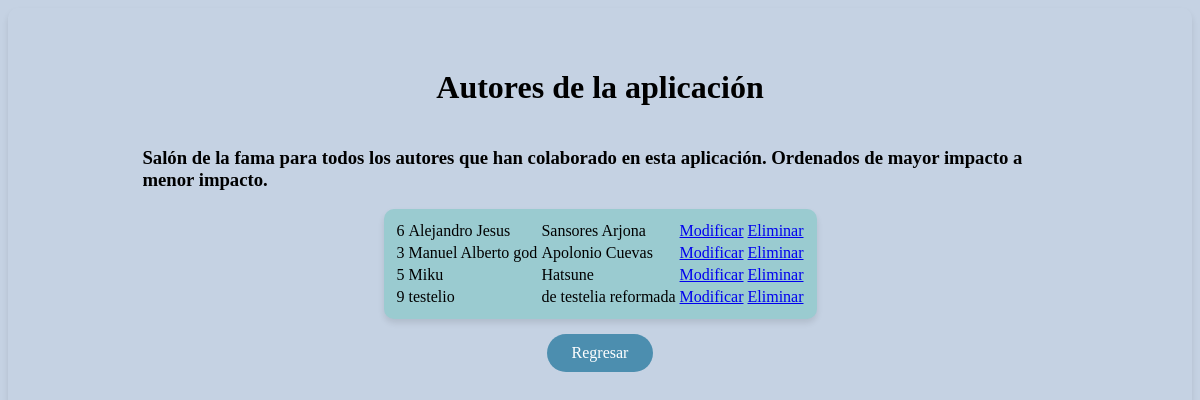
The app's page /web/autores/ with its own data.
### opgg/models.py (models this page shows, shortened)
class Autores(models.Model):
    nombre = models.CharField(max_length=50)
    apellido = models.CharField(max_length=50)
    visualizacion = models.BooleanField(default=False)

### opgg/views.py (the view)
# urls.py: path('autores/',views.ListaTodoAutores.as_view(),name='lista_autores'),
class ListaTodoAutores(ListView):
    template_name = 'todosautores.html'
    model = Autores
    def get_queryset(self):
        return Autores.objects.all().order_by('nombre')

### opgg/templates/todosautores.html (shortened to what this page needs)
<!DOCTYPE html>
{% load static %}
<html lang="en">
<head>
    <link rel="stylesheet" href="{% static 'opgg/styles.css' %}">
</head>
<body style="display: flex; flex-direction: column; align-items: center; justify-content: center;">
    <div
        style="display: flex; flex-direction: column; align-items: center; justify-content: center; width: 80%;padding: 20px;">
        <h1>Autores de la
            aplicación</h1>
        <h3>Salón de la fama
            para todos los autores que han colaborado en esta aplicación. Ordenados de mayor impacto a menor impacto.
        </h3>
        <table class="card">
            {% for obj in object_list %}
            <tr>
                <td>{{obj.id}}</td>
                <td>{{obj.nombre}}</td>
                <td>{{obj.apellido}}</td>
                <td><a href="/modificar/{{obj.id}}/">Modificar</a></td>
                <td><a href="/eliminar/{{obj.id}}/">Eliminar</a></td>
            </tr>
            {% endfor%}
        </table>
        <a href="/lista" class="botonsito">Regresar</a>
    </div>
</body>
</html>

### opgg/static/opgg/styles.css (style rules this page uses)
body { background-color: #c5d2e3; border-radius: 10px; box-shadow: 0 4px 6px rgba(0, 0, 0, 0.1); padding: 20px; }
.card { background-color: #9acbd0; border-radius: 10px; box-shadow: 0 4px 6px rgba(0, 0, 0, 0.1); padding: 10px; width: fit-content; }
.botonsito { background-color: #4c8eaf; border: none; color: white; padding: 10px 25px; border-radius: 20px; text-align: center; text-decoration: none; display: inline-block; font-size: 16px; margin: 15px 2px; cursor: pointer; }

### records on screen
Autores: id "6", nombre "Alejandro Jesus", apellido "Sansores Arjona"
Autores: id "3", nombre "Manuel Alberto god", apellido "Apolonio Cuevas"
Autores: id "5", nombre "Miku", apellido "Hatsune"
Autores: id "9", nombre "testelio", apellido "de testelia reformada"
